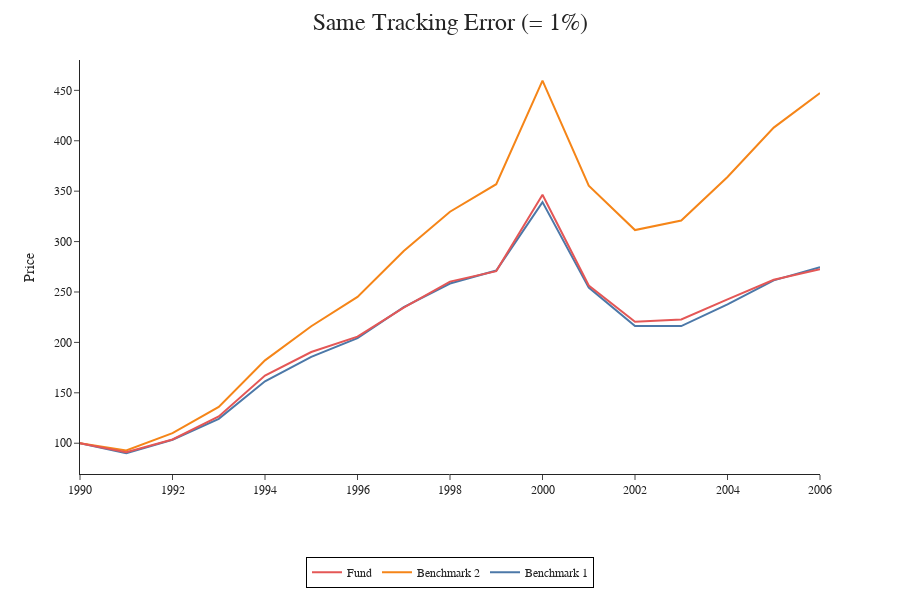

The code cell stored with this chart in its notebook:
### Code cell
fig = px.line(df)
fig.update_layout(height=600, width=900, title_text="Same Tracking Error (= 1%)", legend_title = "", xaxis_title="", yaxis_title="Price")
fig.show()

### Figure 1 — Plotly figure (JSON) as saved in the notebook; plotly's stock layout.template omitted (floating-point values rounded to 4 significant figures)
{"data": [{"hovertemplate": "variable=Benchmark 1<br>Date=%{x}<br>value=%{y}<extra></extra>", "legendgroup": "Benchmark 1", "line": {"color": "#4C78A8", "dash": "solid"}, "marker": {"symbol": "circle"}, "mode": "lines", "name": "Benchmark 1", "orientation": "v", "showlegend": true, "type": "scatter", "x": [1990, 1991, 1992, 1993, 1994, 1995, 1996, 1997, 1998, 1999, 2000, 2001, 2002, 2003, 2004, 2005, 2006], "xaxis": "x", "y": [100, 90, 103.5, 124.2, 161.5, 185.7, 204.2, 234.9, 258.4, 271.3, 339.1, 254.3, 216.2, 216.2, 237.8, 261.6, 274.7], "yaxis": "y"}, {"hovertemplate": "variable=Benchmark 2<br>Date=%{x}<br>value=%{y}<extra></extra>", "legendgroup": "Benchmark 2", "line": {"color": "#F58518", "dash": "solid"}, "marker": {"symbol": "circle"}, "mode": "lines", "name": "Benchmark 2", "orientation": "v", "showlegend": true, "type": "scatter", "x": [1990, 1991, 1992, 1993, 1994, 1995, 1996, 1997, 1998, 1999, 2000, 2001, 2002, 2003, 2004, 2005, 2006], "xaxis": "x", "y": [100, 92.75, 110.0, 136.0, 182.2, 216.1, 245.2, 290.7, 329.6, 356.9, 459.6, 355.5, 311.4, 320.9, 364.0, 413.1, 447.3], "yaxis": "y"}, {"hovertemplate": "variable=Fund<br>Date=%{x}<br>value=%{y}<extra></extra>", "legendgroup": "Fund", "line": {"color": "#E45756", "dash": "solid"}, "marker": {"symbol": "circle"}, "mode": "lines", "name": "Fund", "orientation": "v", "showlegend": true, "type": "scatter", "x": [1990, 1991, 1992, 1993, 1994, 1995, 1996, 1997, 1998, 1999, 2000, 2001, 2002, 2003, 2004, 2005, 2006], "xaxis": "x", "y": [100, 91, 103.7, 126.6, 167.1, 190.5, 205.7, 234.5, 260.3, 270.7, 346.5, 256.4, 220.5, 222.7, 242.7, 262.2, 272.7], "yaxis": "y"}], "layout": {"height": 600, "legend": {"title": {"text": ""}, "tracegroupgap": 0}, "margin": {"t": 60}, "title": {"text": "Same Tracking Error (= 1%)"}, "width": 900, "xaxis": {"anchor": "y", "domain": [0, 1], "title": {"text": ""}}, "yaxis": {"anchor": "x", "domain": [0, 1], "title": {"text": "Price"}}}}
